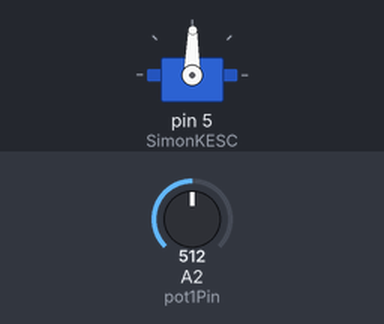
Bench run of a sketch on a simulated Arduino Uno, built with avr-gcc and run on an emulated ATmega328P. On the bench: servo. The inputs (shaded band) are chosen by the test bench; at power-on: A2 (pot1Pin) = 512. What the sketch prints to the serial monitor is not drawn.

Above: at 1.2 s.
1.3 s: A2 (pot1Pin) set to 716
At 1.7 s:
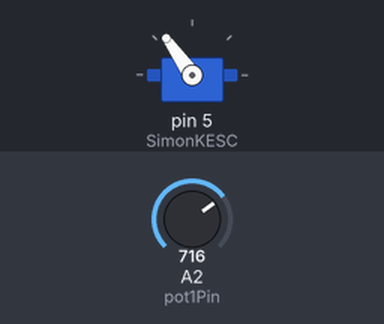
2.8 s: A2 (pot1Pin) set to 900
At 3.9 s:
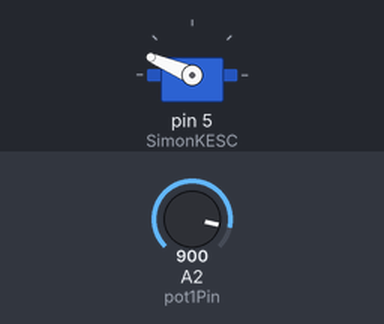
4.3 s: A2 (pot1Pin) set to 1023
At 5.2 s:
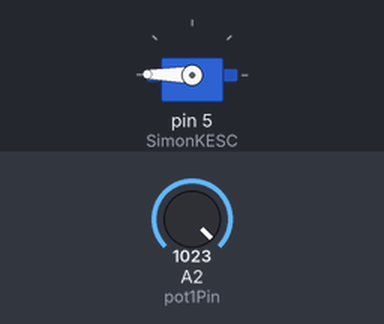
5.8 s: A2 (pot1Pin) set to 306
At 6.2 s:
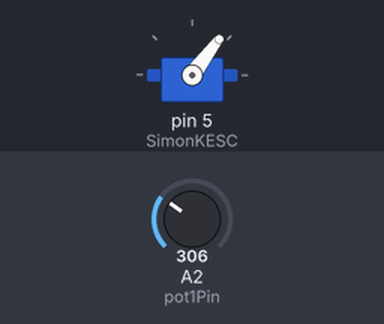
7.3 s: A2 (pot1Pin) set to 122
At 8.5 s:
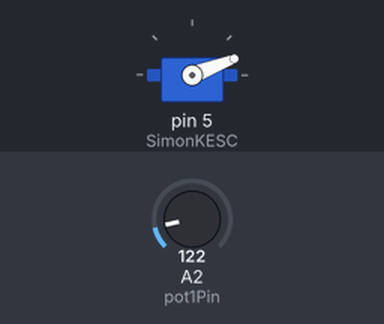
8.8 s: A2 (pot1Pin) set to 14
At 9.7 s:
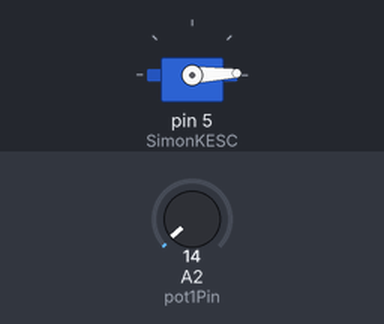
Timing chart, 0 to 11.3 s (numbered marks = the images above; inputs shaded):
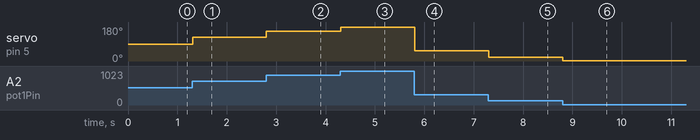

Measured:
- after the input at 1.3 s, servo on pin 5 (SimonKESC): 89° → 125° at once
- after the input at 2.8 s, servo on pin 5 (SimonKESC): 125° → 157° at once
- after the input at 4.3 s, servo on pin 5 (SimonKESC): 157° → 179° at once
- after the input at 5.8 s, servo on pin 5 (SimonKESC): 179° → 53° at once
- after the input at 7.3 s, servo on pin 5 (SimonKESC): 53° → 21° at once
- after the input at 8.8 s, servo on pin 5 (SimonKESC): 21° → 2° at once

The sketch:

Potential_PWM_Serial24.ino
```cpp
// Fast Send Serial Data Version
//
// Read PotentialMeter from A2
// Write D5 pin, PWM 0~179, by A2 map(0~1023, to 0~179)
// Write Serial PotentialMeter 'S' map(0~1023, to 0~255)  'E'
//   Ex) S000E, S111E, S999E
#include <Servo.h>

Servo SimonKESC;
int pot1Pin = A2;
void setup() {
  SimonKESC.attach(5);
   Serial.begin(115200);
}
void loop() {
  int pot1 = analogRead(pot1Pin);
  int mapData = map(pot1, 0, 1023, 0, 179);
  SimonKESC.write(mapData);

  // mapping 0~1023 to 0 ~ 255
  int sendData1 = map(pot1, 0, 1023, 0, 255);
  int sendData2 = sendData1;
  int sendData3 = sendData1;
  unsigned char buffer[27];
  buffer[0] = 'S';

 for (int i=0; i < 24; i=i+3)
 {
    buffer[i+1] = sendData1;
    buffer[i+2] = sendData2;
    buffer[i+3] = sendData3;
 }

 int totalNumber = 0;
 for (int i=0; i < 24; ++i)
 {
    totalNumber += buffer[i+1];
 }
  int CRC = (totalNumber) % 255;

  buffer[25] = CRC;
  buffer[26] = 'E';
  Serial.write(buffer,27);

  delay(10);
}
```
